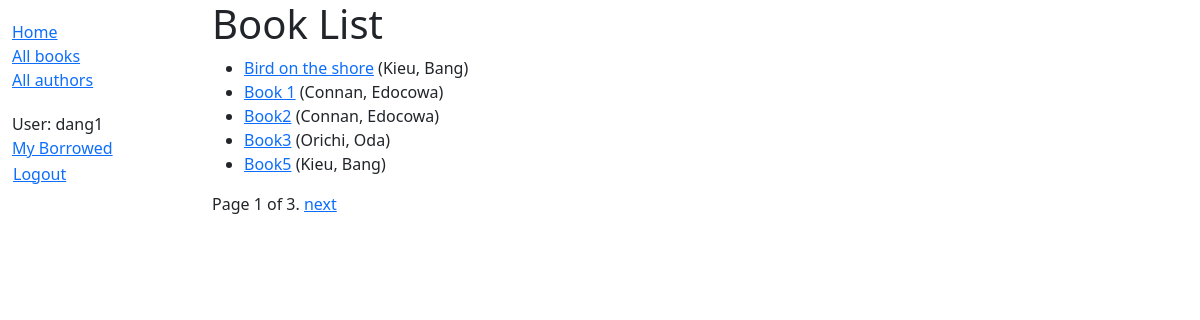
Page /catalog/books/ (signed in) on the committed database.
### catalog/models.py (models this page shows, shortened)
class Book(models.Model):
    title = models.CharField(max_length=200)
    author = models.ForeignKey('Author', on_delete=models.RESTRICT, null=True)
    summary = models.TextField(
        max_length=1000, help_text="Enter a brief description of the book")
    isbn = models.CharField('ISBN', max_length=13,
                            unique=True,
                            help_text='13 Character <a href="https://www.isbn-international.org/content/what-isbn'
                                      '">ISBN number</a>')
    genre = models.ManyToManyField(
        Genre, help_text="Select a genre for this book")
    language = models.ForeignKey(
        'Language', on_delete=models.SET_NULL, null=True
    )
    class Meta:
        ordering = ['title', 'author']
    def get_absolute_url(self):
        return reverse('book-detail', args=[str(self.id)])
    def display_genre(self):
        """Create a string for the Genre. This is required to display genre in Admin."""
        return ', '.join(genre.name for genre in self.genre.all()[:3])
    display_genre.short_description = 'Genre'

class Author(models.Model):
    first_name = models.CharField(max_length=100)
    last_name = models.CharField(max_length=100)
    date_of_birth = models.DateField(null=True, blank=True)
    date_of_death = models.DateField('died', null=True, blank=True)
    class Meta:
        ordering = ['last_name', 'first_name']
    def __str__(self):
        return f'{self.last_name}, {self.first_name}'

### catalog/views.py (the view)
# urls.py: path('books/', views.BookListView.as_view(), name='books'),
class BookListView(LoginRequiredMixin,generic.ListView):
    model = Book
    paginate_by = 5
    def get_context_data(self, **kwargs):
        context = super(BookListView, self).get_context_data(**kwargs)
        context['some_data'] = 'This is just some data'
        return context

### catalog/templates/catalog/book_list.html (shortened to what this page needs)
<!DOCTYPE html>
<html lang="en">
<head>
</head>
<body>
{% extends "base_generic.html" %}
{% block content %}
  <h1>Book List</h1>
  {% if book_list %}
    <ul>
      {% for book in book_list %}
      <li>
        <a href="{{ book.get_absolute_url }}">{{ book.title }}</a>
        ({{book.author}})
      </li>
      {% endfor %}
    </ul>
  {% else %}
    <p>There are no books in the library.</p>
  {% endif %}
{% endblock %}

### catalog/templates/base_generic.html (shortened to what this page needs)
<!DOCTYPE html>
<html lang="en">
<head>
    <link href="https://cdn.jsdelivr.net/npm/bootstrap@5.3.3/dist/css/bootstrap.min.css"
      rel="stylesheet"
>
    {% load static %}
    <link rel="stylesheet" href="{% static 'css/styles.css' %}" />
</head>
<body>
                 <div class="container-fluid">
                  <div class="row">
                    <div class="col-sm-2">
                      {% block sidebar %}
                        <ul class="sidebar-nav">
                            <li><a href="{% url 'index' %}">Home</a></li>
                            <li><a href="{% url 'books' %}">All books</a></li>
                            <li><a href="{% url 'authors' %}">All authors</a></li>
                        </ul>
             <ul class="sidebar-nav">
               {% if user.is_authenticated %}
               <li>User: {{ user.get_username }}</li>
               <li><a href="{% url 'my-borrowed' %}">My Borrowed</a></li>
               <li>
                 <form id="logout-form" method="post" action="{% url 'admin:logout' %}">
                   <button type="submit" class="btn btn-link">Logout</button>
                 </form>
               </li>
               {% else %}
               <li><a href="{% url 'login' %}?next={{ request.path }}">Login</a></li>
               {% endif %}
             </ul>
              {% endblock %}
            </div>
            <div class="col-sm-10 ">
                {% block content %}{% endblock %}
                {% block pagination %}
        {% if is_paginated %}
            <div class="pagination">
                <span class="page-links">
                    <span class="page-current">
                        Page {{ page_obj.number }} of {{ page_obj.paginator.num_pages }}.
                    </span>
                    {% if page_obj.has_next %}
                        <a href="{{ request.path }}?page={{ page_obj.next_page_number }}">next</a>
                    {% endif %}
                </span>
            </div>
        {% endif %}
      {% endblock %}
        </div>
      </div>
    </div>
</body>
</html>

### catalog/static/css/styles.css (style rules this page uses)
.sidebar-nav { margin-top: 20px; padding: 0; list-style: none; }
#logout-form { display: inline; }
#logout-form button { padding: 0; margin: 0; }

### rows in the picture
Book: title "Bird on the shore", author "Kieu, Bang"
Book: title "Book 1", author "Connan, Edocowa"
Book: title "Book2", author "Connan, Edocowa"
Book: title "Book3", author "Orichi, Oda"
Book: title "Book5", author "Kieu, Bang"

### other values in the picture
{{ user.get_username }} "dang1"
{{ page_obj.number }} "1"
{{ page_obj.paginator.num_pages }} "3"
